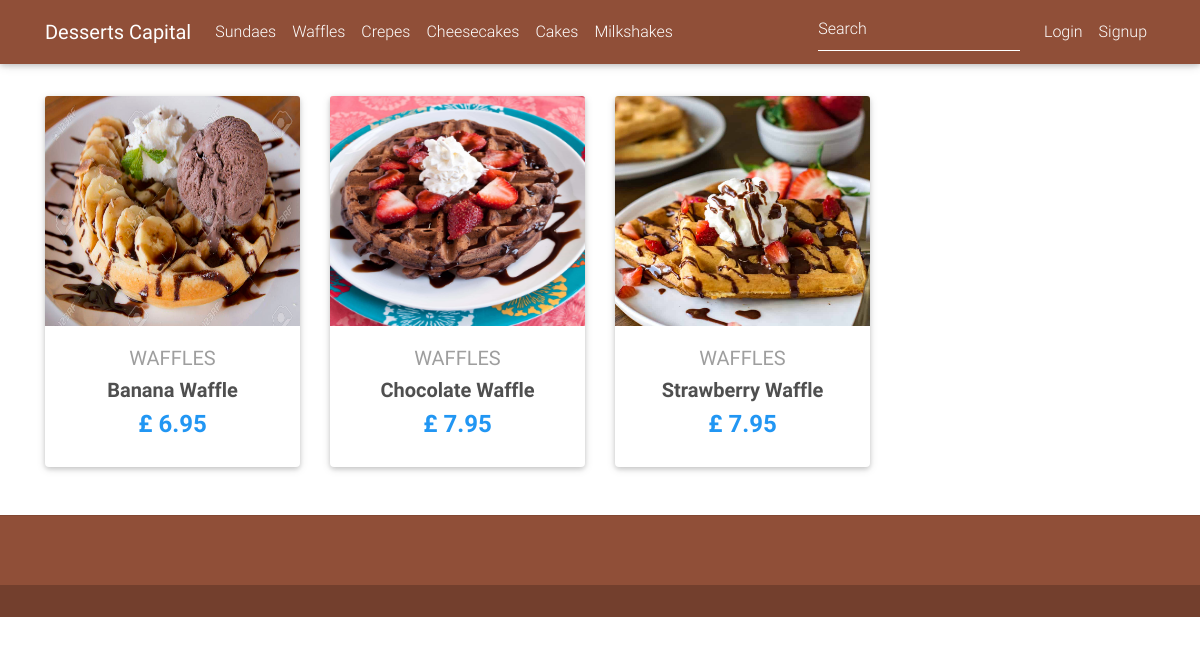
Page /category/WF on the committed database.
### products/models.py (models this page shows, shortened)
class Product(models.Model):
    title = models.CharField(max_length=100, blank=True, null=True)
    description = models.TextField(max_length=500, blank=True, null=True)
    image = models.ImageField()
    price = models.FloatField(default=0.00, blank=True, null=True)
    slug = models.SlugField(blank=True, null=True)
    category = models.CharField(choices=CATEGORY_CHOICES, max_length=2)
    def absolute_url(self):
        return reverse("product", kwargs={'slug': self.slug})

### home/views.py (the view)
# urls.py: path('category/<category>',category,name='category'),
def category(request, category):
    products = Product.objects.filter(category=category)
    context = {
        'category': category,
        'products': products
    }
    return render(request, "home.html", context=context)

### home/templates/home.html (shortened to what this page needs)
{% extends "base.html" %}
{% load static %}
{% block backimage %}
{% if products %}
<div class="mt-5 pt-4"></div>
{% else %}
<img src="{% static 'img/background.jpg' %}" style="width:100%;height:350px;">
{% endif %}
{% endblock backimage %}
{% block content %}
  <main>
    <div class="container">
      <section class="text-center mb-4">
        {% if products %}
        <div class="row wow fadeIn">
          {% for item in products %}
          <div class="col-lg-3 col-md-6 mb-4">
            <div class="card">
              <div class="view overlay">
                <img src="{{ item.image.url }}" class="card-img-top" align="center" style="width:100%;height:230px;">
              </div>
              <div class="card-body text-center">
                <a href="" class="grey-text">
                  <h5>{{ item.get_category_display }}</h5>
                </a>
                <h5>
                  <strong>
                    <a href="{{ item.absolute_url }}" class="dark-grey-text">{{ item.title }}</a>
                  </strong>
                </h5>
                <h4 class="font-weight-bold blue-text">
                  <strong>£
                  {{ item.price }}
                  </strong>
                </h4>
              </div>
            </div>
          </div>
          {% endfor %}
        </div>
      {% endif %}
      </section>
    </div>
  </main>
{% endblock content %}

### templates/base.html (style rules this page uses)
html, body, header, .carousel { height: 60vh; }

### rows in the picture
Product: image (picture), category "WAFFLES", title "Banana Waffle", price "6.95"
Product: image (picture), category "WAFFLES", title "Chocolate Waffle", price "7.95"
Product: image (picture), category "WAFFLES", title "Strawberry Waffle", price "7.95"
